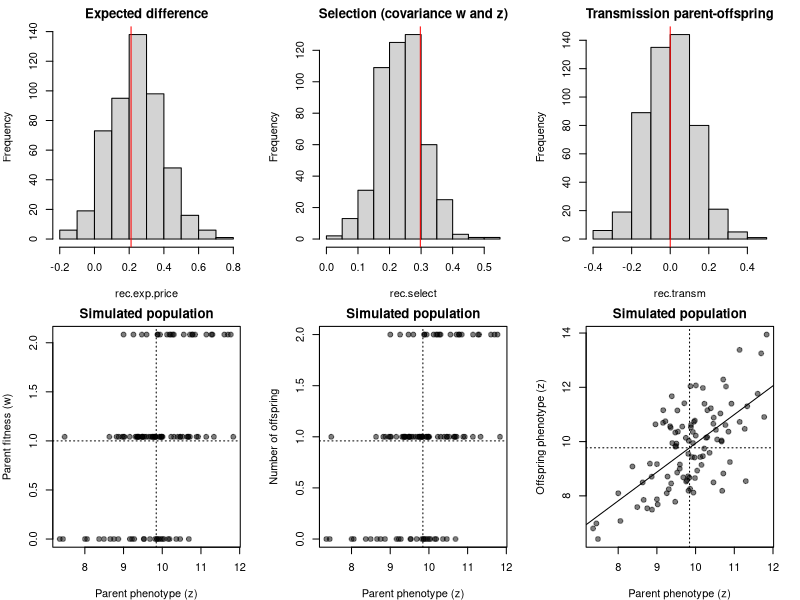

Here is the R script that generated this plot:
# Price equations

# ∆E_{i element of I} = Cov_{i element of I}(w_iz_i)+E_{i element of I}(w_i∆z_i)

price.theorem <- function(iter = 100, 
                          n = 100, 
                          n.off = 100,
                          beta1 = 0,
                          mean.p = 10, 
                          mean.o = 0, # 
                          max.off = 10, 
                          sd.p = 1, sd.o = 1,
                          plothist = TRUE, seed = NULL) {
  if (!is.null(seed)) {
    set.seed(seed)
  }
  
  # Assign relative abundance to each parent (must be between 0 and 1 )
  
  rec.exp.price = NULL
  rec.select = NULL
  rec.transm = NULL
  for(i in 1:iter){
    pop.df = data.frame(parent.id = 1:n,
                        rel.abuns = rep(1/n, n) ,# round(sum(rel.abuns)) == 1
                        z.par = rnorm(n = n, mean = mean.p, sd = sd.p))
    
    # Nb offspring given by binomial 
    pop.df$z.par.scale = scale(pop.df$z.par)
    z = beta1*pop.df$z.par.scale
    pr = 1/(1+exp(-z)) # Transform to get the LOG(odds) # inverse-logit function; 
    pop.df$off = rbinom(n = n, size = max.off, prob = pr)
    
    pop.df$off.abuns = pop.df$off/sum(pop.df$off) # sum(pop.df$off.abuns)
    pop.df$w = pop.df$off.abuns/pop.df$rel.abuns
    pop.df$z.off = pop.df$z.par + rnorm(n = n, mean = mean.o, sd = sd.o)
    
    # Difference offspring parents 
    pop.df$delta.z.par.off = pop.df$z.off-pop.df$z.par
    
    # Selection part of the price equation which correspond to the covariance of fitness and the parental phenotype
    selection = cov(pop.df$w, pop.df$z.par)
    
    # Transmission part of the price equation 
    transmission =  mean(pop.df$w*(pop.df$delta.z.par.off))
    
    # Final result 
    delta_z = selection + transmission
    
    # Combine the results 
    rec.exp.price = c(rec.exp.price, delta_z)
    rec.select = c(rec.select, selection)
    rec.transm = c(rec.transm, transmission)
  }
  
  if (plothist) {
    old.par = par(no.readonly = TRUE)
    par(mfrow =c(2,3), mar = c(4,4,2,2))
    hist(rec.exp.price, main = "Expected difference"); abline(v = delta_z, col = "red")
    hist(rec.select, main = "Selection (covariance w and z)") ; abline(v = selection, col = "red")  
    hist(rec.transm, main = "Transmission parent-offspring")  ; abline(v = mean.o, col = "red")
    plot(pop.df[,"w"]~pop.df[,"z.par"], 
         pch = 19, 
         xlab = "Parent phenotype (z)",
         ylab = "Parent fitness (w)",
         main = "Simulated population",
         col = scales::alpha(colour = "black", .5)
         )#, 
         # cex = pop.df$off.abuns*100)
    abline(v = mean(pop.df$z.par), h = mean(pop.df$w), lty = 3)
    
    plot(pop.df$off~pop.df$z.par,
         col = scales::alpha(colour = "black", .5), pch = 19, 
         xlab = "Parent phenotype (z)",
         ylab = "Number of offspring",
         main = "Simulated population",
    ); abline(v = mean(pop.df$z.par), h = mean(pop.df$off), lty = 3)
    
    # Get parent offspring regression 
    lm.out = lm(pop.df$z.off~pop.df$z.par)
    plot(pop.df$z.off~pop.df$z.par,
         col = scales::alpha(colour = "black", .5), pch = 19, 
         xlab = "Parent phenotype (z)",
         ylab = "Offspring phenotype (z)",
         main = "Simulated population",
    ); abline(lm.out)
    abline(v = mean(pop.df$z.par), h = mean(pop.df$z.off), lty = 3)
    
    par(old.par)
  }
 return(list(delta.exp.price = rec.exp.price, 
             selection = rec.select, 
             transmission = rec.transm,
             pop.df = pop.df)) 
}
out.price = price.theorem(iter = 500, 
                          n = 100, beta1 = .50, 
                          mean.p = 10, mean.o = 0, 
                          max.off = 2,
                          sd.p = 1, sd.o = 1, seed = NULL)
round(out.price$selection[1:10],2)
round(out.price$transmission[1:10],2)
out.price$pop.df
